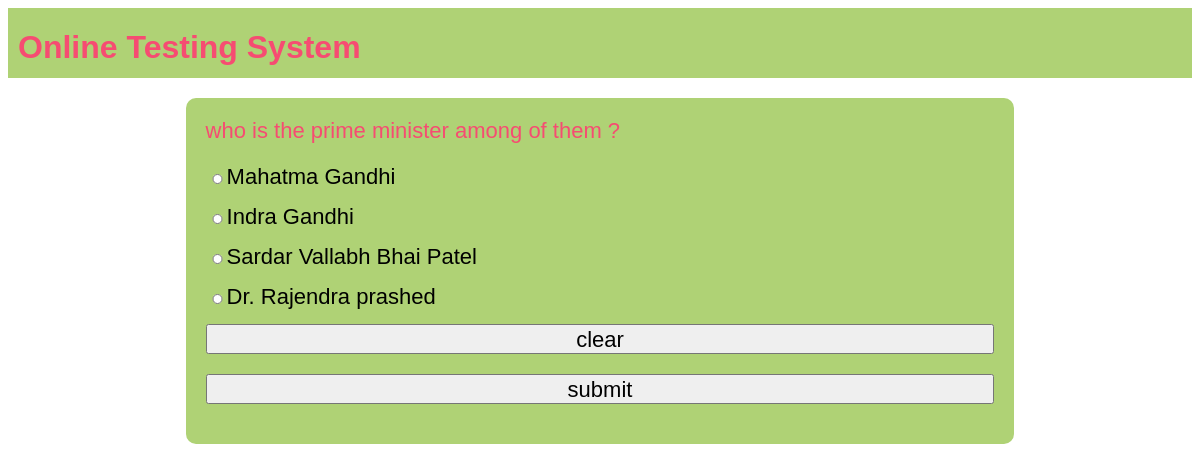
/ots/test-paper?n=1, run on the app's committed database.
### ots/models.py (models this page shows)
class Question(models.Model):
    qid=models.BigAutoField(primary_key=True,auto_created=True)
    que=models.TextField()
    a=models.CharField(max_length=255)
    b=models.CharField(max_length=255)
    c=models.CharField(max_length=255)
    d=models.CharField(max_length=255)
    ans=models.CharField(max_length=2)

### ots/views.py (the view)
# urls.py: path('test-paper',testpaper,name='testpaper'),
def testpaper(request):
    if 'name' not in request.session.keys():
        res=HttpResponseRedirect("login")
    n=int(request.GET['n'])
    question_pool=list(Question.objects.all())
    random.shuffle(question_pool)
    questions_list=question_pool[:n]
    context={'questions':questions_list}
    res=render(request,'test_paper.html',context)
    return res

### ots/templates/test_paper.html (shortened to what this page needs)
{% extends 'main.html' %}
{% block content %}
<form action="{%url 'ots:calculatetest'%}" method="post">
    {% for question in questions%}
    <div class="question">
        {{ question.que}}
    </div>
    <div class="options"><input type="radio" name="q{{question.qid}}" value="a">{{ question.a}}</div>
    <div class="options"><input type="radio" name="q{{question.qid}}" value="b">{{ question.b}}</div>
    <div class="options"><input type="radio" name="q{{question.qid}}" value="c">{{ question.c}}</div>
    <div class="options"><input type="radio" name="q{{question.qid}}" value="d">{{ question.d}}</div>
    <div class="clear"><input type="reset" value="clear"></div>
    {% endfor %}
    <div><input type="submit" value="submit"></div>
</form>
{% endblock %}

### ots/static/theme11.css (style rules this page uses)
* { font-family:'Gill Sans', 'Gill Sans MT', Calibri, 'Trebuchet MS', sans-serif; }

### ots/static/formstyle.css (style rules this page uses)
form { box-sizing:border-box; padding:20px; border-radius:10px; background-color:#AFD275; display:table; width:100%; }
input { display:block; width:100%; margin-bottom:20px; height:30px; font-size:22px; }
.question { color:#F64C72; font-size:22px; margin-bottom:20px; }
.options { font-size:22px; }
.options input { display:inline; width:fit-content; height:10px; }

### data on the page
Question: que "who is the prime minister among of them ?", a "Mahatma Gandhi", b "Indra Gandhi", c "Sardar Vallabh Bhai Patel", d "Dr. Rajendra prashed"
